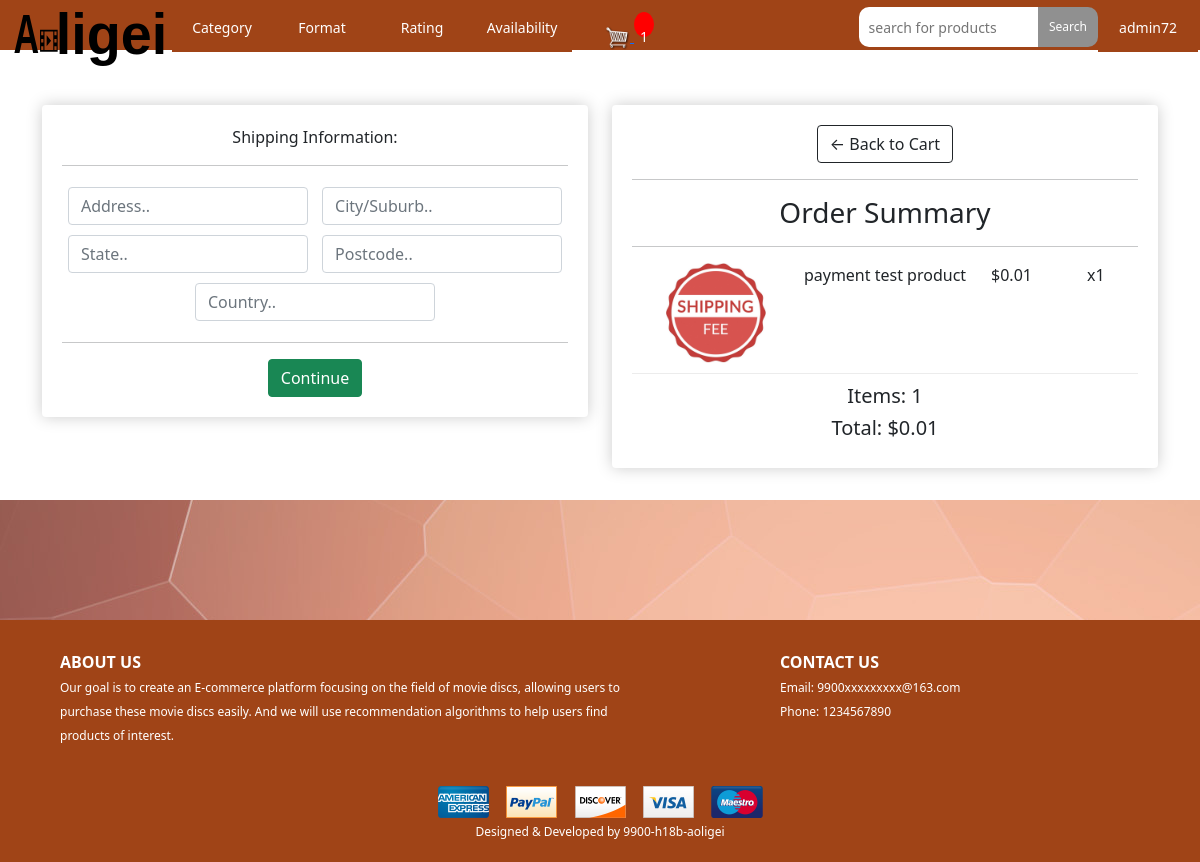
Screenshot of /checkout/ (signed in) with the database file from the repository.
### Product/models.py (models this page shows, shortened)
class OrderItem(models.Model):
    product = models.ForeignKey(Product, on_delete=models.SET_NULL, null=True)
    order = models.ForeignKey(Order, on_delete=models.SET_NULL, null=True)
    quantity = models.IntegerField(default=0, null=True, blank=True)
    date_added = models.DateTimeField(auto_now_add=True)
    class Meta:
        ordering = ('-date_added',)
    @property
    def get_total(self):
        if self.product.discount_price:
            total = self.product.discount_price * self.quantity
            return total
        total = self.product.price * self.quantity
        return float(total)

class Product(models.Model):
    title = models.CharField(max_length=256)
    price = models.DecimalField(max_digits=8, decimal_places=2)
    discount_price = models.DecimalField(blank=True, null=True, max_digits=8, decimal_places=2)
    stock = models.PositiveIntegerField()
    image = models.ImageField(u'image', upload_to='products/%Y/%m/%d', default='media/logo.png')
    category = models.ForeignKey(Category, on_delete=models.CASCADE, null=True)
    format = models.ForeignKey(Format, on_delete=models.CASCADE, null=True)
    rating = models.ForeignKey(Rating, on_delete=models.CASCADE, null=True)
    availability = models.ForeignKey(Availability, on_delete=models.CASCADE, null=True)
    publishDate = models.DateField()
    description = MDTextField(blank=True, null=True)
    trailer = EmbedVideoField(blank=True, null=True)
    details = MDTextField(blank=True, null=True)
    available = models.BooleanField(default=True)
    digital = models.BooleanField(default=False, null=True, blank=True)
    created_time = models.DateTimeField(auto_now_add=True)
    class Meta:
        ordering = ('-created_time',)
        verbose_name = 'product'
        verbose_name_plural = 'products'

class Order(models.Model):
    customer = models.ForeignKey(User, on_delete=models.SET_NULL, null=True, blank=True)
    date_ordered = models.DateTimeField(auto_now_add=True)
    complete = models.BooleanField(default=False)
    transaction_id = models.CharField(max_length=100, null=True)
    class Meta:
        ordering = ('-date_ordered',)
    @property
    def shipping(self):
        shipping = False
        orderItems = self.orderitem_set.all()
        for item in orderItems:
            if item.product.digital == False:
                shipping = True
        return shipping
    @property
    def get_cart_total(self):
        orderitems = self.orderitem_set.all()
        total = sum([item.get_total for item in orderitems])
        return float(total)
    @property
    def get_cart_items(self):
        orderitems = self.orderitem_set.all()
        total = sum([item.quantity for item in orderitems])
        return total

### Product/views.py (the view)
# urls.py: path('checkout/', views.checkout, name='checkout'),
def checkout(request):
    if request.user.is_authenticated:
        customer = request.user
        order, created = Order.objects.get_or_create(customer=customer, complete=False)
        items = order.orderitem_set.all()
        cartItems = order.get_cart_items
    else:
        items = []
        order = {'get_cart_total': 0, 'get_cart_items': 0, 'shipping': False}
        cartItems = order['get_cart_items']
    context = {'items': items, 'order': order, 'cartItems': cartItems}
    return render(request, 'Product/checkout.html', context)

### templates/Product/checkout.html (shortened to what this page needs)
{% extends 'base.html' %}
{% load static %}
{% block content %}
    <link href="https://cdn.jsdelivr.net/npm/bootstrap@5.1.3/dist/css/bootstrap.min.css" rel="stylesheet"
>
    <div class="row" style="margin-top: 50px;">
        <div class="col-lg-6">
            <div class="box-element" id="form-wrapper">
                <form id="form">
                    <div id="shipping-info">
                        <p>Shipping Information:</p>
                        <hr>
                        <div class="form-field">
                            <input class="form-control" type="text" name="address" placeholder="Address..">
                        </div>
                        <div class="form-field">
                            <input class="form-control" type="text" name="city" placeholder="City/Suburb..">
                        </div>
                        <div class="form-field">
                            <input class="form-control" type="text" name="state" placeholder="State..">
                        </div>
                        <div class="form-field">
                            <input class="form-control" type="text" name="zipcode" placeholder="Postcode..">
                        </div>
                        <div class="form-field">
                            <input class="form-control" type="text" name="country" placeholder="Country..">
                        </div>
                    </div>
                    <hr>
                    <input id="form-button" class="btn btn-success btn-block" type="submit" value="Continue">
                </form>
            </div>
            <br>
        </div>
        <div class="col-lg-6">
            <div class="box-element">
                <a class="btn btn-outline-dark" href="{% url "Product:cart" %}">&#x2190; Back to Cart</a>
                <hr/>
                <h3>Order Summary</h3>
                <hr/>
                {% for item in items %}
                    <div class="cart-row">
                        <div style="flex: 2;"><img src="{{ item.product.image.url }}" class="row-image"></div>
                        <div style="flex: 2;"><p>{{ item.product.title }}</p></div>
                        {% if item.product.discount_price %}
                            <div style="flex: 1"><p>${{ item.product.discount_price|floatformat:2 }}</p></div>
                        {% else %}
                            <div style="flex: 1"><p>${{ item.product.price|floatformat:2 }}</p></div>
                        {% endif %}
                        <div style="flex: 1;"><p>x{{ item.quantity }}</p></div>
                    </div>
                {% endfor %}
                <h5>Items: {{ order.get_cart_items }} </h5>
                <h5>Total: ${{ order.get_cart_total }}</h5>
            </div>
        </div>
    </div>
{% endblock content %}

### templates/base.html (shortened to what this page needs)
<!DOCTYPE html>
{% load static %}
<html lang="en">
<head>
    <link rel="stylesheet" type="text/css" href="/static/css/base.css">
    <link rel="stylesheet" type="text/css" href="/static/css/homepage.css">
    <link rel="stylesheet" type="text/css" href="/static/css/iteminfo.css">
    <link rel="stylesheet" type="text/css" href="/static/css/font.css">
    <link rel="stylesheet" type="text/css" href="/static/css/search.css">
    <link rel="stylesheet" type="text/css" href="/static/css/order.css">
</head>
<body>
<div class="headpage">
    <div class="logo">
        <a href="{% url "Product:home" %}">
            <image style="width:160px; height: 60px; margin-left: 10px; margin-top: 5px;"
                   src="{% static "img/aoligei.svg" %}"></image>
        </a>
    </div>
    <div class="dropdown">
        <button class="dropbtn">Category</button>
    </div>
    <div class="dropdown">
        <button class="dropbtn">Format</button>
    </div>
    <div class="dropdown">
        <button class="dropbtn">Rating</button>
    </div>
    <div class="dropdown">
        <button class="dropbtn">Availability</button>
    </div>
    <div class="dropdown">
        <a href="{% url 'Product:cart' %}">
            <img id="cart-icon" src="{% static 'img/cart.png' %}">
            <p id="cart-total">{{ cartItems }}</p>
        </a>
    </div>
    <div class="dropdown right">
        {% if request.user.is_authenticated %}
            <a href="#">
                <button class="dropbtn">{{ request.user.username }}</button>
            </a>
        {% endif %}
    </div>
    <form role="search" method="get" id="searchform" action="{% url "Product:search" %}">
        <button class="searchbtn" type="submit" value="{% url "Product:search" %}" style="cursor: pointer;">Search
        </button>
        <input type="search" placeholder="search for products" name="item_name" id="input1"
               value="" oninput="change()"/>
    </form>
</div>
<div class="container">
    {% block content %}
    {% endblock content %}
</div>
<div class="footpage" style="margin-top: 120px">
    <div class="footrow">
        <div class="footcolumnl">
            <div class="foottext">
                <h_foot>ABOUT US</h_foot>
                <br/>
                <p_foot>Our goal is to create an E-commerce platform focusing on the field of movie discs, allowing
                    users to purchase these movie discs easily. And we will use recommendation algorithms to help users
                    find products of interest.
                </p_foot>
            </div>
        </div>
        <div class="footcolumnr">
            <div class="foottext">
                <h_foot>CONTACT US</h_foot>
                <br/>
                <p_foot>Email: 9900xxxxxxxxx@163.com</p_foot>
                <br/>
                <p_foot>Phone: 1234567890</p_foot>
                <br/>
            </div>
        </div>
    </div>
    <div class="footend">
        <img src="/static/payment.png"><br/>
        <p_foot>Designed & Developed by 9900-h18b-aoligei</p_foot>
        <br/>
    </div>
</div>
</body>
</html>

### static/css/base.css (style rules this page uses)
html, body { margin: 0; }
html { background-image: url("/static/bg.jfif"); background-attachment: fixed; }
.logo { float: left; }
.headpage { width: 100%; height: 50px; background-color: #a04417; padding: 2px; position:fixed; }
.dropbtn { background-color: #a04417; color: white; height: 50px; width: 100px; text-align: center; line-height: 50px; cursor: pointer; font-size: 14px; border: 0; }
.dropdown { float: left; position: relative; display: inline-block; height: 50px; width: 100px; text-align: center; line-height: 50px; }
.dropdown.right { float: right; }
div.headpage input { float: right; height: 40px; outline: none; border: none; width: 15%; margin-top: 5px; padding-left: 10px; font-size: 14px; border-radius: 10px 0px 0px 10px; }
.searchbtn { float: right; height: 40px; background-color: #909090; color: white; border-style: none; outline: none; font-size: 12px; margin-top: 5px; width: 60px; border-radius: 0px 10px 10px 0px; border: none; }
.footpage { background-color:#a04417; width: 100%; min-height: 150px; text-align: center; position: absolute; }
.footcolumnl { margin-top: 30px; float: left; width: 60%; color: white; }
.footcolumnr { margin-top: 30px; float: left; width: 40%; color: white; }
.foottext { text-align:left; padding-left: 60px; padding-right: 60px; }
.footrow:after { content: ""; display: table; clear: both; }
.footend { width: 100%; text-align: center; padding-top: 40px; padding-bottom: 20px; }
.container { min-height: 500px; padding-top: 55px; padding-bottom: 20px; text-align: center; clear: both; }

### static/css/order.css (style rules this page uses)
#cart-icon { width: 25px; display: inline-block; margin-left: 15px; }
#cart-total { display: inline-block; text-align: center; color: #ffffff; background-color: red; width: 20px; height: 25px; border-radius: 50%; font-size: 14px; margin-top: 10px; }
.box-element { box-shadow: hsl(0, 0%, 80%) 0 0 16px; background-color: #fff; border-radius: 4px; padding: 20px; }
.col-lg-4, .col-lg-6, .col-lg-8, .col-lg-12 { margin-top: 10px; }
.btn { border-radius: 0; }
.row-image { width: 100px; }
.form-field { width: 250px; display: inline-block; padding: 5px; }
.cart-row { display: flex; align-items: flex-stretch; padding-bottom: 10px; margin-bottom: 10px; border-bottom: 1px solid #ececec; }

### rows the page displays
OrderItem: product.image (picture), product "payment test product", product.price "0.01", quantity "1"
Order: get_cart_items "1", get_cart_total "0.01"

### other values shown
{{ cartItems }} "1"
{{ request.user.username }} "admin72"
